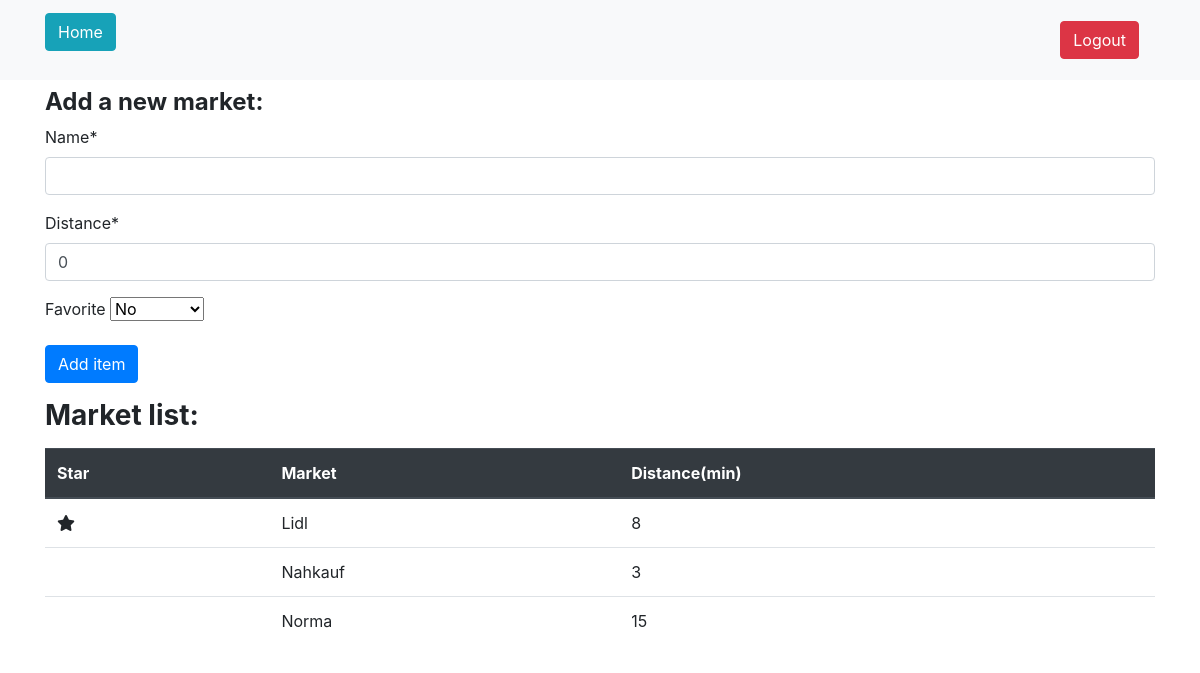
/market (signed in), run on the app's committed database.
### calculator/models.py (models this page shows, shortened)
class MarketCreatedModel(models.Model):
    name = models.CharField(max_length=100, null=True)
    distance = models.IntegerField(null=True)
    favorite = models.BooleanField(null=True)
    user_id = models.ForeignKey(User, null=True, on_delete=models.CASCADE)

### calculator/views.py (the view, shortened to what this page needs)
# urls.py: path('market', views.MarketPageView.as_view(), name='market_page'),
@method_decorator(login_required, name='dispatch')
class MarketPageView(View):
    template_name = 'market.html'
    form_class = CreateNewMarketForm
    def get_context_data(self, **kwargs):
        context = {
            'form': self.form_class(),
        }
        context['list_of_markets'] = MarketCreatedModel.objects.filter(
                user_id=self.request.user.id)
        return context
    def get(self, request, *args, **kwargs):
        form = self.form_class(initial={'distance':0,'favorite': 0})
        context = self.get_context_data()
        context['form'] = form
        return render(request, self.template_name, context=context)

### calculator/forms.py
class CreateNewMarketForm(forms.ModelForm):
    class Meta:
        model = MarketCreatedModel
        fields = ['name', 'distance', 'favorite']

### calculator/templates/market.html (shortened to what this page needs)
{% extends "base.html" %} {% load crispy_forms_tags %}  {% block content %}
<div class="container mt-2">
  <div class="row">
    <div class="col-md">
      <h4><strong>Add a new market:</strong></h4>
    </div>
  </div>
  <form method="POST">
    {% csrf_token %} {{form|crispy}}
    <button class="btn btn-primary" type="submit" name="saveItem">
      Add item
    </button>
  </form>
</div>
<div class="container mt-3">
  <div class="row">
    <div class="col">
      <label for="itemList">
        <h3>
          <strong>Market list:</strong>
        </h3>
      </label>
    </div>
  </div>
  <div class="row">
    <div class="col">
      {% if list_of_markets %}
      <table class="table">
        <thead class="thead-dark">
          <tr>
            <th scope="col">Star</th>
            <th scope="col">Market</th>
            <th scope="col">Distance(min)</th>
          </tr>
        </thead>
        <tbody>
          {% for i in list_of_markets %}
          <tr>
            <td>
              {% if i.favorite %}<i class="fas fa-star"></i>{%endif%}
            </td>
            <td>{{i.name|title}}</td>
            <td>{{i.distance}}</td>
          </tr>
          {% endfor %}
        </tbody>
      </table>
      {% else %}
      <p>No markets added yet.</p>
      {% endif %}
    </div>
  </div>
</div>
{% endblock content %}

### data on the page
MarketCreatedModel: favorite True (drawn), name "Lidl", distance "8"
MarketCreatedModel: name "Nahkauf", distance "3"
MarketCreatedModel: name "Norma", distance "15"
